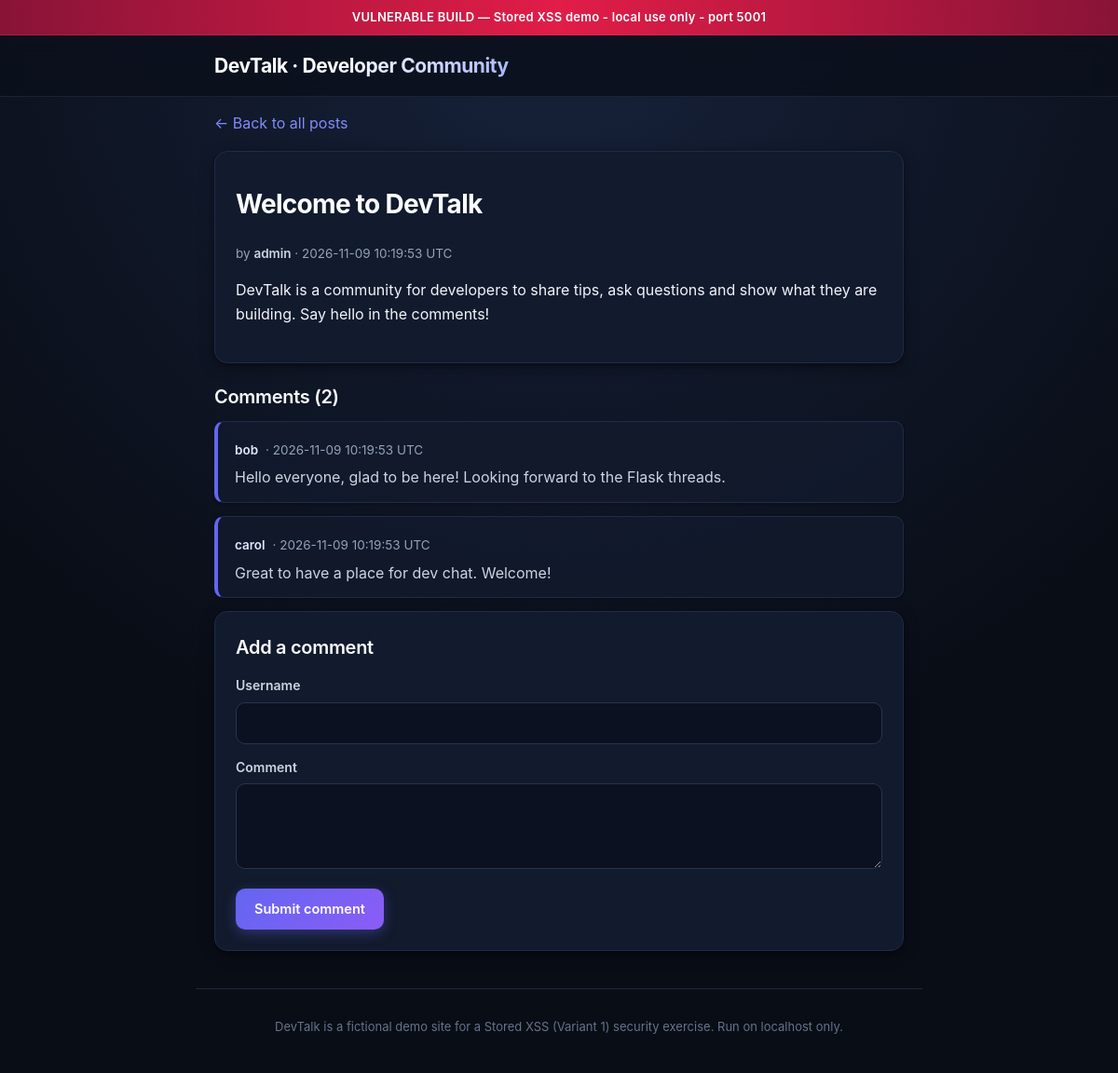
/post/1, run on the app's committed database.
### tables this page shows
CREATE TABLE posts (
    id         INTEGER PRIMARY KEY AUTOINCREMENT,
    username   TEXT NOT NULL,
    title      TEXT NOT NULL,
    body       TEXT NOT NULL,
    created_at TEXT NOT NULL DEFAULT CURRENT_TIMESTAMP
);

CREATE TABLE comments (
    id         INTEGER PRIMARY KEY AUTOINCREMENT,
    post_id    INTEGER NOT NULL REFERENCES posts(id),
    username   TEXT NOT NULL,
    comment    TEXT NOT NULL,
    created_at TEXT NOT NULL DEFAULT CURRENT_TIMESTAMP
);

### app.py (the view)
    @app.route("/post/<int:post_id>")
    def discussion(post_id):
        post = get_post(post_id)
        if post is None:
            return render_template("not_found.html"), 404
        return render_discussion(post)

### database.py (called while the page is built)
def get_connection(db_path=DEFAULT_DB_PATH):
    conn = sqlite3.connect(db_path)
    conn.row_factory = sqlite3.Row
    return conn

### templates/discussion.html (shortened to what this page needs)
{% extends "base.html" %}
{% block content %}
<p><a href="{{ url_for('index') }}">&larr; Back to all posts</a></p>
<article class="card">
  <h1>{{ post.title }}</h1>
  <p class="meta">by <strong>{{ post.username }}</strong> &middot; {{ post.created_at }} UTC</p>
  <p>{{ post.body }}</p>
</article>
<section id="comments">
  <h2>Comments ({{ comments|length }})</h2>
  {% for c in comments %}
  <article class="comment">
    <div class="comment-meta">
      <strong class="comment-user">{{ c.username }}</strong>
      <span>&middot; {{ c.created_at }} UTC</span>
    </div>
    <div class="comment-text">{{ c.comment | safe }}</div>
  </article>
  {% else %}
  <p>No comments yet. Be the first to comment.</p>
  {% endfor %}
</section>
<section class="card">
  <h2>Add a comment</h2>
  <form method="post" action="{{ url_for('add_comment', post_id=post.id) }}">
    <label for="username">Username</label>
    <input id="username" name="username" maxlength="30" value="{{ form.get('username', '') }}" required>
    <label for="comment">Comment</label>
    <textarea id="comment" name="comment" rows="3" maxlength="1000" required>{{ form.get('comment', '') }}</textarea>
    <button type="submit">Submit comment</button>
  </form>
</section>
{% endblock %}

### templates/base.html (shortened to what this page needs)
<!doctype html>
<html lang="en">
<head>
  <link rel="stylesheet" href="{{ url_for('static', filename='style.css') }}">
</head>
<body>
  <div class="build-banner {{ build_class }}">{{ build_label }} &mdash; {{ build_note }}</div>
  <header class="site-header">
    <div class="container">
      <a class="brand" href="{{ url_for('index') }}">DevTalk &middot; Developer Community</a>
    </div>
  </header>
  <main class="container">
    {% block content %}{% endblock %}
  </main>
  <footer class="container footer">
    DevTalk is a fictional demo site for a Stored XSS (Variant 1) security exercise. Run on localhost only.
  </footer>
</body>
</html>

### static/style.css (style rules this page uses)
:root { --bg: #090d16; --bg-gradient: radial-gradient(circle at 50% 0%, #17223b 0%, #090d16 65%); --card: #121a2d; --card-hover: #162038; --card-border: #1e2c4a; --text: #f1f5f9; --text-muted: #94a3b8; --muted: #64748b; --primary: #6366f1; --primary-light: #818cf8; --primary-hover: #4f46e5; --primary-gradient: linear-gradient(135deg, #6366f1 0%, #8b5cf6 100%); --primary-glow: rgba(99, 102, 241, 0.35); --border: #1e293b; --input-bg: #0b1120; --input-border: #26354f; --radius-sm: 6px; --radius-md: 10px; --radius-lg: 14px; --shadow-sm: 0 1px 3px rgba(0, 0, 0, 0.3); --shadow-md: 0 4px 16px -2px rgba(0, 0, 0, 0.5), 0 2px 6px -2px rgba(0, 0, 0, 0.4); --shadow-lg: 0 12px 30px -4px rgba(0, 0, 0, 0.6), 0 4px 12px -2px rgba(0, 0, 0, 0.5); --shadow-glow: 0 0 24px rgba(99, 102, 241, 0.2); --transition: all 0.22s cubic-bezier(0.4, 0, 0.2, 1); }
* { box-sizing: border-box; }
body { margin: 0; min-height: 100vh; background: var(--bg); background-image: var(--bg-gradient); background-attachment: fixed; color: var(--text); font-family: -apple-system, BlinkMacSystemFont, "Segoe UI", Roboto, "Inter", Helvetica, Arial, sans-serif; line-height: 1.6; -webkit-font-smoothing: antialiased; -moz-osx-font-smoothing: grayscale; }
.container { max-width: 780px; margin: 0 auto; padding: 0 20px; }
.build-banner { text-align: center; padding: 8px 16px; font-size: 13px; font-weight: 600; letter-spacing: 0.02em; color: #ffffff; display: flex; align-items: center; justify-content: center; gap: 8px; }
.build-banner.vulnerable { background: linear-gradient(90deg, #881337 0%, #e11d48 50%, #881337 100%); border-bottom: 1px solid rgba(244, 63, 94, 0.3); box-shadow: 0 2px 10px rgba(225, 29, 72, 0.25); }
.site-header { background: rgba(11, 16, 28, 0.85); backdrop-filter: blur(12px); -webkit-backdrop-filter: blur(12px); border-bottom: 1px solid rgba(255, 255, 255, 0.08); padding: 16px 0; position: sticky; top: 0; z-index: 10; }
.brand { font-size: 21px; font-weight: 700; letter-spacing: -0.02em; text-decoration: none; background: linear-gradient(135deg, #ffffff 40%, #a5b4fc 100%); -webkit-background-clip: text; -webkit-text-fill-color: transparent; display: inline-flex; align-items: center; gap: 8px; transition: opacity 0.2s ease; }
main { padding-top: 32px; padding-bottom: 40px; }
h1 { font-size: 28px; font-weight: 700; letter-spacing: -0.025em; margin: 12px 0 20px; color: #ffffff; }
h2 { font-size: 20px; font-weight: 600; letter-spacing: -0.015em; margin: 0 0 10px; color: #f8fafc; }
a { color: var(--primary-light); text-decoration: none; transition: var(--transition); }
.card { background: var(--card); border: 1px solid var(--card-border); border-radius: var(--radius-lg); padding: 22px; margin-bottom: 20px; box-shadow: var(--shadow-md); transition: var(--transition); }
.meta, .comment-meta { color: var(--text-muted); font-size: 13.5px; margin: 6px 0 12px; }
.meta strong, .comment-meta strong { color: #cbd5e1; font-weight: 600; }
.comment { background: rgba(18, 26, 45, 0.85); border: 1px solid var(--card-border); border-left: 4px solid var(--primary); border-radius: var(--radius-md); padding: 14px 18px; margin-bottom: 14px; box-shadow: var(--shadow-sm); transition: var(--transition); }
.comment-meta { display: flex; align-items: center; gap: 8px; margin-bottom: 6px; }
.comment-user { color: #e0e7ff !important; }
.comment-text { margin-top: 6px; word-wrap: break-word; color: #cbd5e1; line-height: 1.55; }
label { display: block; font-weight: 600; margin: 14px 0 6px; font-size: 14px; color: #cbd5e1; }
input, textarea { width: 100%; padding: 10px 14px; background: var(--input-bg); border: 1px solid var(--input-border); border-radius: var(--radius-md); color: var(--text); font: inherit; font-size: 14.5px; transition: var(--transition); }
textarea { resize: vertical; }
button, .button-link { display: inline-block; margin-top: 14px; padding: 10px 20px; background: var(--primary-gradient); color: #ffffff; border: 0; border-radius: var(--radius-md); font: inherit; font-weight: 600; font-size: 14.5px; text-decoration: none; cursor: pointer; box-shadow: 0 4px 14px var(--primary-glow); transition: var(--transition); }
.footer { color: var(--muted); font-size: 13px; padding: 30px 20px 40px; border-top: 1px solid var(--border); margin-top: 40px; text-align: center; }

### data on the page
posts: title "Welcome to DevTalk", username "admin", created_at "2026-11-09 10:19:53", body "DevTalk is a community for developers to share tips, ask questions and show what they are building. Say hello in the comments!"
comments: username "bob", created_at "2026-11-09 10:19:53", comment "Hello everyone, glad to be here! Looking forward to the Flask threads."
comments: username "carol", created_at "2026-11-09 10:19:53", comment "Great to have a place for dev chat. Welcome!"

### other printed values
{{ build_label }} "VULNERABLE BUILD"
{{ build_note }} "Stored XSS demo - local use only - port 5001"
{{ comments|length }} "2"
